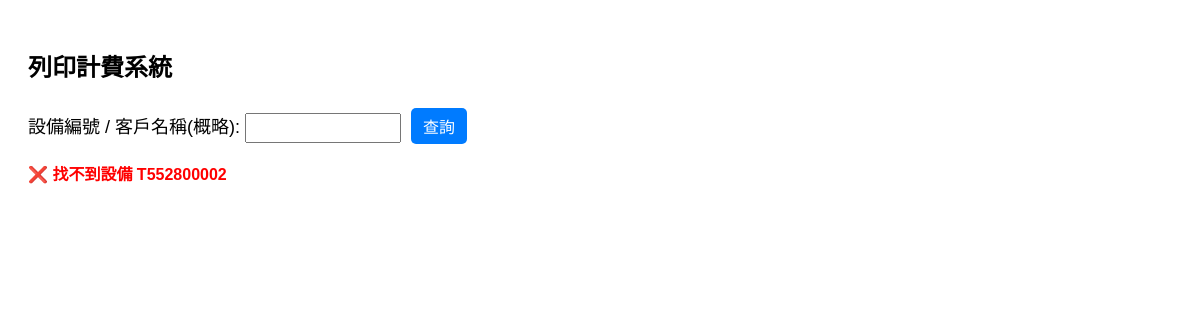
The page /?device_id=T552800002 on the database as committed earlier.
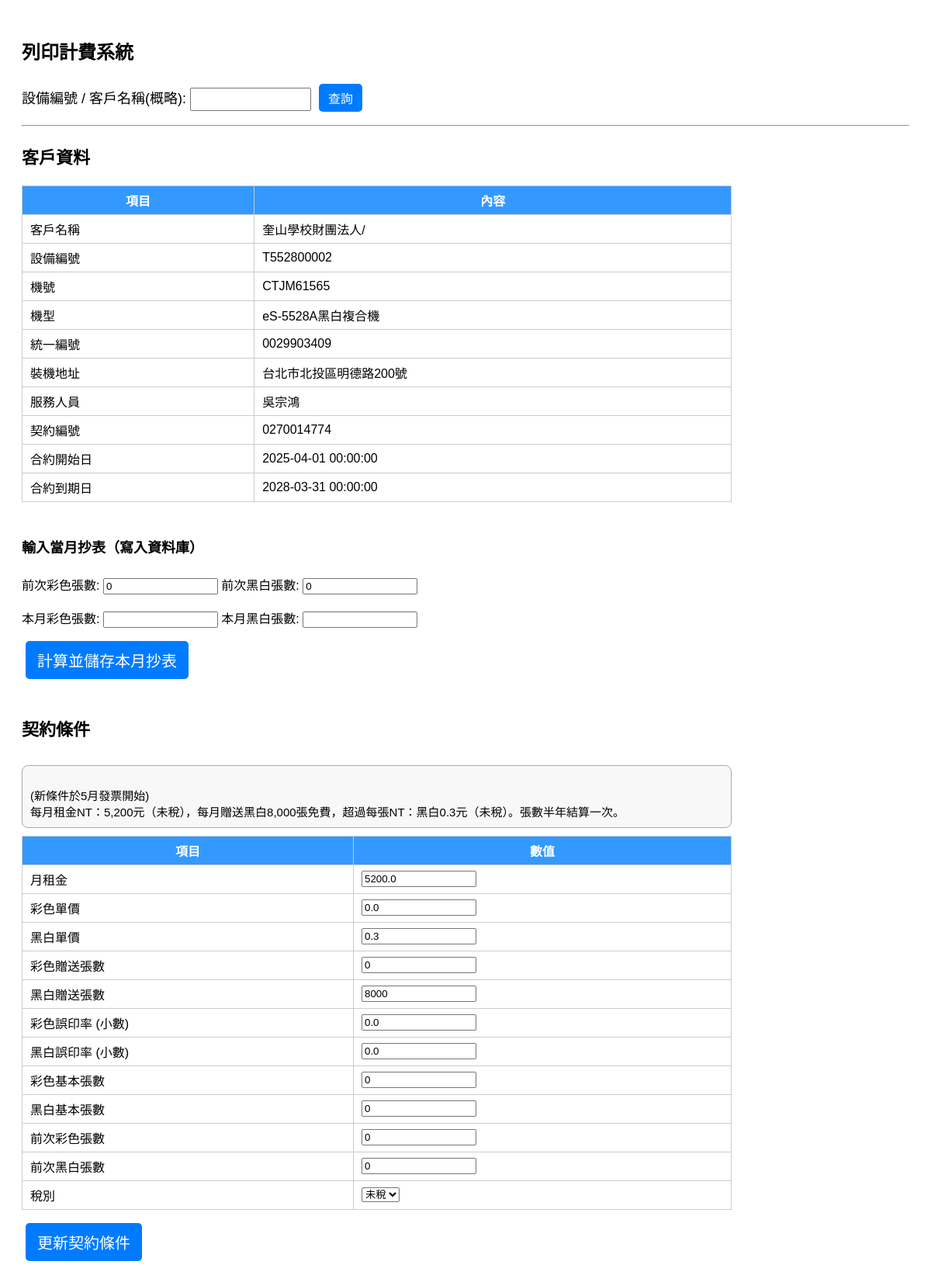
The same page on the database as committed later.
### tables this page shows
CREATE TABLE customers (
        device_id TEXT PRIMARY KEY,
        customer_name TEXT,
        device_number TEXT,
        machine_model TEXT,
        tax_id TEXT,
        install_address TEXT,
        service_person TEXT,
        contract_number TEXT,
        contract_start TEXT,
        contract_end TEXT
    );

CREATE TABLE contracts (
        device_id TEXT PRIMARY KEY,
        monthly_rent REAL,
        contra TEXT,
        color_unit_price REAL,
        bw_unit_price REAL,
        color_giveaway INTEGER,
        bw_giveaway INTEGER,
        color_error_rate REAL,
        bw_error_rate REAL,
        color_basic INTEGER,
        bw_basic INTEGER,
        tax_type TEXT DEFAULT '含稅'
    );

### app.py (the view)
@app.route("/", methods=["GET", "POST"])
def index():
    message = request.args.get("message", "")
    contract, customer, result = None, None, None
    contra_text = ""
    last_color, last_bw, last_time = 0, 0, ""
    matches = []
    if request.method == "POST":
        mode = request.form.get("mode")
        keyword = request.form.get("device_id", "").strip()
        if mode == "query":
            contract, contra_text = get_contract(keyword)
            customer = get_customer(keyword)
            if not contract:
                matches = search_customers_by_name(keyword)
                if matches:
                    message = f"🔍 找到 {len(matches)} 筆相符客戶"
                else:
                    message = f"❌ 找不到設備或客戶：{keyword}"
            else:
                last_color, last_bw, last_time = get_last_counts(keyword)
        elif mode == "calculate":
            device_id = keyword
            contract, contra_text = get_contract(device_id)
            customer = get_customer(device_id)
            if contract:
                last_color, last_bw, last_time = get_last_counts(device_id)
                curr_color = int(request.form.get("curr_color", "0"))
                curr_bw = int(request.form.get("curr_bw", "0"))
                result = calculate(contract, curr_color, curr_bw, last_color, last_bw)
                insert_usage(device_id, curr_color, curr_bw)
            else:
                message = f"❌ 找不到設備 {device_id}"
        elif mode == "update_contract":
            device_id = keyword
            fields = {
                "monthly_rent": float(request.form.get("monthly_rent", "0") or 0),
                "color_unit_price": float(request.form.get("color_unit_price", "0") or 0),
                "bw_unit_price": float(request.form.get("bw_unit_price", "0") or 0),
                "color_giveaway": int(request.form.get("color_giveaway", "0") or 0),
                "bw_giveaway": int(request.form.get("bw_giveaway", "0") or 0),
                "color_error_rate": float(request.form.get("color_error_rate", "0") or 0),
                "bw_error_rate": float(request.form.get("bw_error_rate", "0") or 0),
                "color_basic": int(request.form.get("color_basic", "0") or 0),
                "bw_basic": int(request.form.get("bw_basic", "0") or 0),
                "tax_type": request.form.get("tax_type", "含稅"),
            }
            conn = sqlite3.connect(DB_FILE)
            c = conn.cursor()
            c.execute("""
                UPDATE contracts SET
                    monthly_rent=?, color_unit_price=?, bw_unit_price=?,
                    color_giveaway=?, bw_giveaway=?, color_error_rate=?, bw_error_rate=?,
                    color_basic=?, bw_basic=?, tax_type=?
                WHERE device_id=?""",
                (*fields.values(), device_id))
            conn.commit()
            conn.close()
            return redirect(url_for("index", device_id=device_id, message="✅ 契約條件已更新"))
    elif request.args.get("device_id"):
        q_device = request.args.get("device_id")
        contract, contra_text = get_contract(q_device)
        customer = get_customer(q_device)
        if contract:
            last_color, last_bw, last_time = get_last_counts(q_device)
        else:
            message = f"❌ 找不到設備 {q_device}"
    return render_template("index.html",
                           contract=contract,
                           contra_text=contra_text,
                           customer=customer,
                           last_color=last_color,
                           last_bw=last_bw,
                           last_time=last_time,
                           result=result,
                           matches=matches,
                           message=message)

### app.py (called while the page is built)
def get_contract(device_id):
    conn = sqlite3.connect(DB_FILE)
    c = conn.cursor()
    c.execute("SELECT * FROM contracts WHERE device_id=?", (device_id,))
    contract_row = c.fetchone()
    contra_text = ""
    if contract_row:
        col_names = [desc[0] for desc in c.description]
        contract_dict = dict(zip(col_names, contract_row))
        contra_text = contract_dict.get("contra", "")
    else:
        contract_dict = None
    conn.close()
    return contract_dict, contra_text

def get_customer(device_id):
    conn = sqlite3.connect(DB_FILE)
    c = conn.cursor()
    c.execute("SELECT * FROM customers WHERE device_id=?", (device_id,))
    row = c.fetchone()
    conn.close()
    if row:
        return {
            "device_id": row[0],
            "customer_name": row[1],
            "device_number": row[2],
            "machine_model": row[3],
            "tax_id": row[4],
            "install_address": row[5],
            "service_person": row[6],
            "contract_number": row[7],
            "contract_start": row[8],
            "contract_end": row[9]
        }
    return None

### templates/index.html (shortened to what the changed rows need)
<!DOCTYPE html>
<html>
<head>
</head>
<body>
    <h2>列印計費系統</h2>
	<form method="POST" style="margin-bottom: 12px;">
		<label class="search-label">設備編號 / 客戶名稱(概略):
		</label>
		<button type="submit" class="search-btn">查詢</button>
	</form>
    {% if message %}
        <div class="{{ 'msg' if message.startswith('✅') else 'err' }}">{{ message }}</div>
    {% endif %}
    {% if contract %}
    <hr>
    {% if customer %}
    <h3 style="font-size:22px;">客戶資料</h3>
    <table class="contract-table">
        <tr><th>項目</th><th>內容</th></tr>
        <tr><td>客戶名稱</td><td>{{ customer.customer_name }}</td></tr>
        <tr><td>設備編號</td><td>{{ customer.device_id }}</td></tr>
        <tr><td>機號</td><td>{{ customer.device_number }}</td></tr>
        <tr><td>機型</td><td>{{ customer.machine_model }}</td></tr>
        <tr><td>統一編號</td><td>{{ customer.tax_id }}</td></tr>
        <tr><td>裝機地址</td><td>{{ customer.install_address }}</td></tr>
        <tr><td>服務人員</td><td>{{ customer.service_person }}</td></tr>
        <tr><td>契約編號</td><td>{{ customer.contract_number }}</td></tr>
        <tr><td>合約開始日</td><td>{{ customer.contract_start }}</td></tr>
        <tr><td>合約到期日</td><td>{{ customer.contract_end }}</td></tr>
    </table>
    {% endif %}
    <form method="POST" style="margin-top:20px;">
        <div class="header-flex" style="font-size:18px;width:80%; margin-top:20px;">
            <h4>輸入當月抄表（寫入資料庫）
            </h4>
        </div>
        <div>
            前次彩色張數: <input type="text" value="{{ last_color }}" readonly>
            前次黑白張數: <input type="text" value="{{ last_bw }}" readonly>
        </div>
        <br>
        <div>
            本月彩色張數: <input type="number" name="curr_color" required>
            本月黑白張數: <input type="number" name="curr_bw" required>
        </div>
        <div style="margin-top:12px;">
            <button type="submit">計算並儲存本月抄表</button>
        </div>
    </form>
    <div class="header-flex" style="width:80%; margin-top:20px;">
        <h3 style="font-size:22px;">契約條件</h3>
    </div>
	{% if contra_text %}
	<div style="width:80%; margin-top:10px;">
		<div style="border: 1px solid #aaa; border-radius: 8px; padding: 10px; font-size: 15px; font-family: 'Microsoft JhengHei', sans-serif; white-space: pre-line; background-color:#f8f8f8;">
			{{ contra_text }}
		</div>
	</div>
	{% endif %}
    <form method="POST" style="margin-top:8px;">
        <table class="contract-table">
            <tr><th>項目</th><th>數值</th></tr>
            <tr><td>月租金</td><td><input type="number" step="0.01" name="monthly_rent" value="{{ contract.monthly_rent }}"></td></tr>
            <tr><td>彩色單價</td><td><input type="number" step="0.01" name="color_unit_price" value="{{ contract.color_unit_price }}"></td></tr>
            <tr><td>黑白單價</td><td><input type="number" step="0.01" name="bw_unit_price" value="{{ contract.bw_unit_price }}"></td></tr>
            <tr><td>彩色贈送張數</td><td><input type="number" name="color_giveaway" value="{{ contract.color_giveaway }}"></td></tr>
            <tr><td>黑白贈送張數</td><td><input type="number" name="bw_giveaway" value="{{ contract.bw_giveaway }}"></td></tr>
            <tr><td>彩色誤印率 (小數)</td><td><input type="number" step="0.0001" name="color_error_rate" value="{{ contract.color_error_rate }}"></td></tr>
            <tr><td>黑白誤印率 (小數)</td><td><input type="number" step="0.0001" name="bw_error_rate" value="{{ contract.bw_error_rate }}"></td></tr>
            <tr><td>彩色基本張數</td><td><input type="number" name="color_basic" value="{{ contract.color_basic }}"></td></tr>
            <tr><td>黑白基本張數</td><td><input type="number" name="bw_basic" value="{{ contract.bw_basic }}"></td></tr>
            <tr><td>前次彩色張數</td><td><input type="text" value="{{ last_color }}" readonly></td></tr>
            <tr><td>前次黑白張數</td><td><input type="text" value="{{ last_bw }}" readonly></td></tr>
            <tr><td>稅別</td>
                <td>
                    <select name="tax_type">
                        <option value="未稅" {% if contract.tax_type == "未稅" %}selected{% endif %}>未稅</option>
                    </select>
                </td>
            </tr>
        </table>
        <div style="margin-top:12px;">
            <button type="submit">更新契約條件</button>
        </div>
    </form>
    {% endif %}
</body>
</html>

Rows that differ between the two databases and show on the page:
added customers: customer_name "奎山學校財團法人/", device_id "T552800002", device_number "CTJM61565", machine_model "eS-5528A黑白複合機", tax_id "0029903409", install_address "台北市北投區明德路200號", service_person "吳宗鴻", contract_number "0270014774", contract_start "2025-04-01 00:00:00", contract_end "2028-03-31 00:00:00"
added contracts: contra "(新條件於5月發票開始) 每月租金NT：5,200元（未稅），每月贈送黑白8,000張免費，超過每張NT：黑白0.3元（未稅）。張數半年結算一次。", monthly_rent "5200.0", color_unit_price "0.0", bw_unit_price "0.3", color_giveaway "0", bw_giveaway "8000", color_error_rate "0.0", bw_error_rate "0.0", color_basic "0", bw_basic "0", tax_type "未稅"
Other text that changed with them:
form field last_color: (not shown) → "0"
form field last_bw: (not shown) → "0"
{{ message }}: "❌ 找不到設備 T552800002" → (not shown)
text now shown: "客戶資料 項目 內容 客戶名稱 設備編號 機號 機型 統一編號 裝機地址 服務人員 契約編號 合約開始日 合約到期日 輸入當月抄表（寫入資料庫） 前次彩色張數: 前次黑白張數: 本月彩色張數: 本月黑白張數: 計算並儲存本月抄表 契約條件 項目 數值 月租金 彩色單價 黑白單價 彩色贈送張數 黑白贈送張數 彩色誤印率 (小數) 黑白誤印率 (小數) 彩色基本張數 黑白基本張數 前次彩色張數 前次黑白張數 稅別 更新契約條件"
